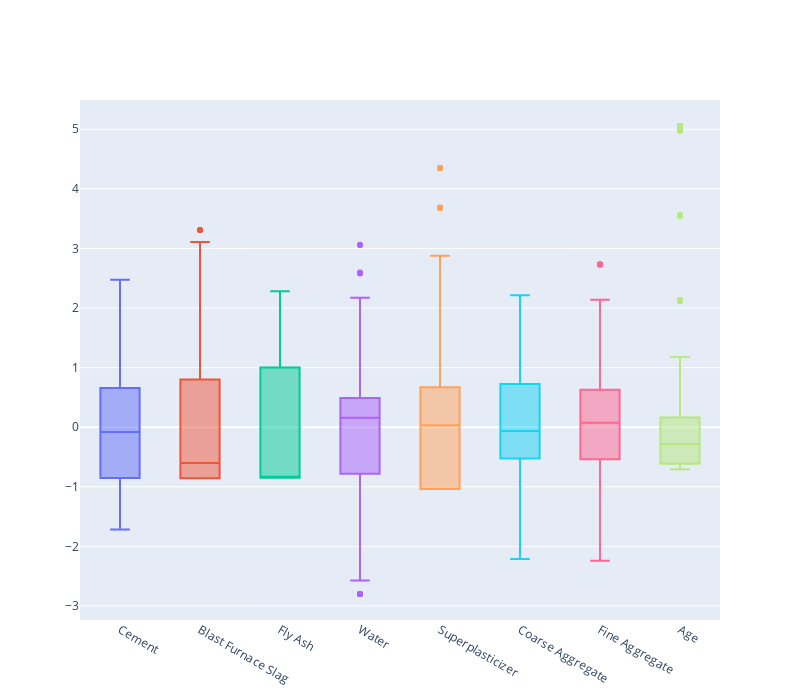

The cell this chart's notebook holds for it:
### Code cell
standard = (df-df.mean())/df.std()

fig = go.Figure()
for i in standard.columns:
    fig.add_trace(go.Box(y=standard[str(i)], name=str(i)))
fig.update_layout(showlegend=False,height = 700, width=800)
fig.show()

### Figure 1 — Plotly figure (JSON) as saved in the notebook; plotly's stock layout.template omitted (floating-point values rounded to 4 significant figures; data arrays with more than 128 entries replaced by an {"elided": "..."} marker saying what was removed)
{"data": [{"name": "Cement", "type": "box", "y": {"elided": "1030 float values"}}, {"name": "Blast Furnace Slag", "type": "box", "y": {"elided": "1030 float values"}}, {"name": "Fly Ash", "type": "box", "y": {"elided": "1030 float values"}}, {"name": "Water", "type": "box", "y": {"elided": "1030 float values"}}, {"name": "Superplasticizer", "type": "box", "y": {"elided": "1030 float values"}}, {"name": "Coarse Aggregate", "type": "box", "y": {"elided": "1030 float values"}}, {"name": "Fine Aggregate", "type": "box", "y": {"elided": "1030 float values"}}, {"name": "Age", "type": "box", "y": {"elided": "1030 float values"}}], "layout": {"height": 700, "showlegend": false, "width": 800, "xaxis": {"autorange": true, "range": [-0.5, 7.5], "type": "category"}, "yaxis": {"autorange": true, "range": [-3.235, 5.492], "type": "linear"}}}
